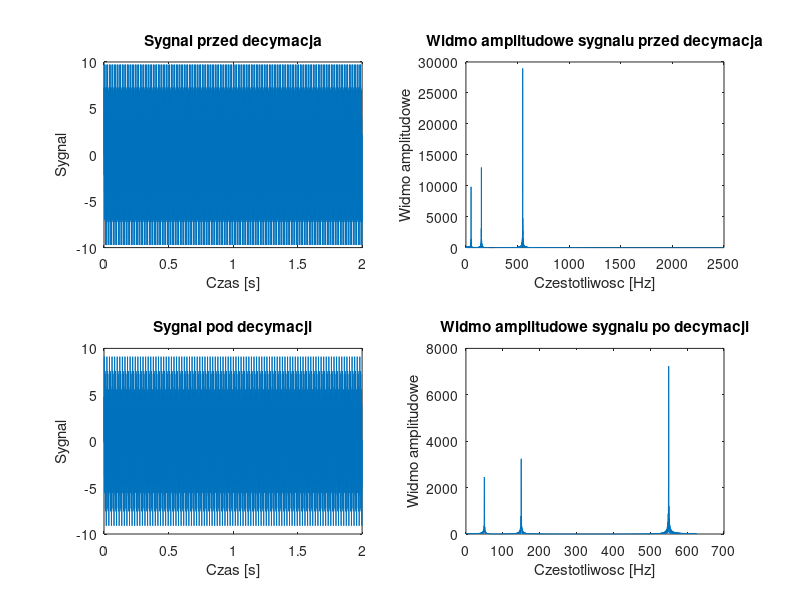

Recreate this plot in MATLAB.
clear all;
close all;

N = 10000;
fp = 5000;
t = 0:1/fp:(N-1)/fp;
x = 2*sin(2*pi*50*t) + 3*sin(2*pi*150*t) + 6*sin(2*pi*550*t);
figure(1);
subplot(221);
plot(t,x);
title('Sygnal przed decymacja');
xlabel('Czas [s]');
ylabel('Sygnal');

Nf = 2^nextpow2(N);
N21 = Nf/2+1;
f = linspace(0,fp/2,N21);
v = fft(x,Nf);
w = abs(v);
subplot(222);
plot(f,w(1:N21));
title('Widmo amplitudowe sygnalu przed decymacja');
xlabel('Czestotliwosc [Hz]');
ylabel('Widmo amplitudowe');

dr = 4;
Ny = floor(N/dr);
fpy = fp/dr;
for i=1:Ny
    y(i) = x((i-1)*dr+1); 
end
ty = 0:1/fpy:(Ny-1)/fpy;
subplot(223);
plot(ty,y);
title('Sygnal pod decymacji');
xlabel('Czas [s]');
ylabel('Sygnal');

Nfy = 2^nextpow2(Ny);
N21y = Nfy/2+1;
fy = linspace(0,fpy/2,N21y);
vy = fft(y,Nfy);
wy = abs(vy);
subplot(224);
plot(fy,wy(1:N21y));
title('Widmo amplitudowe sygnalu po decymacji');
xlabel('Czestotliwosc [Hz]');
ylabel('Widmo amplitudowe');